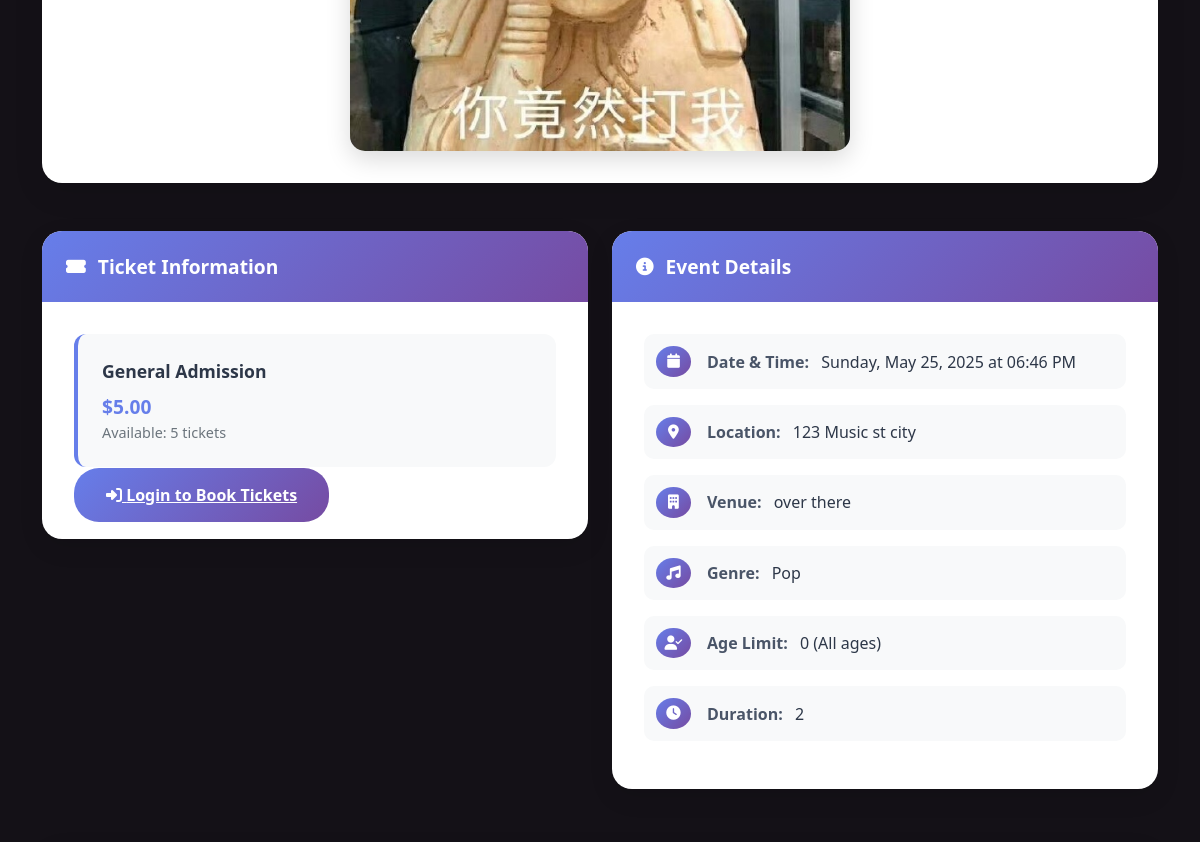
Before: /events/1 (middle part) with the older database file.
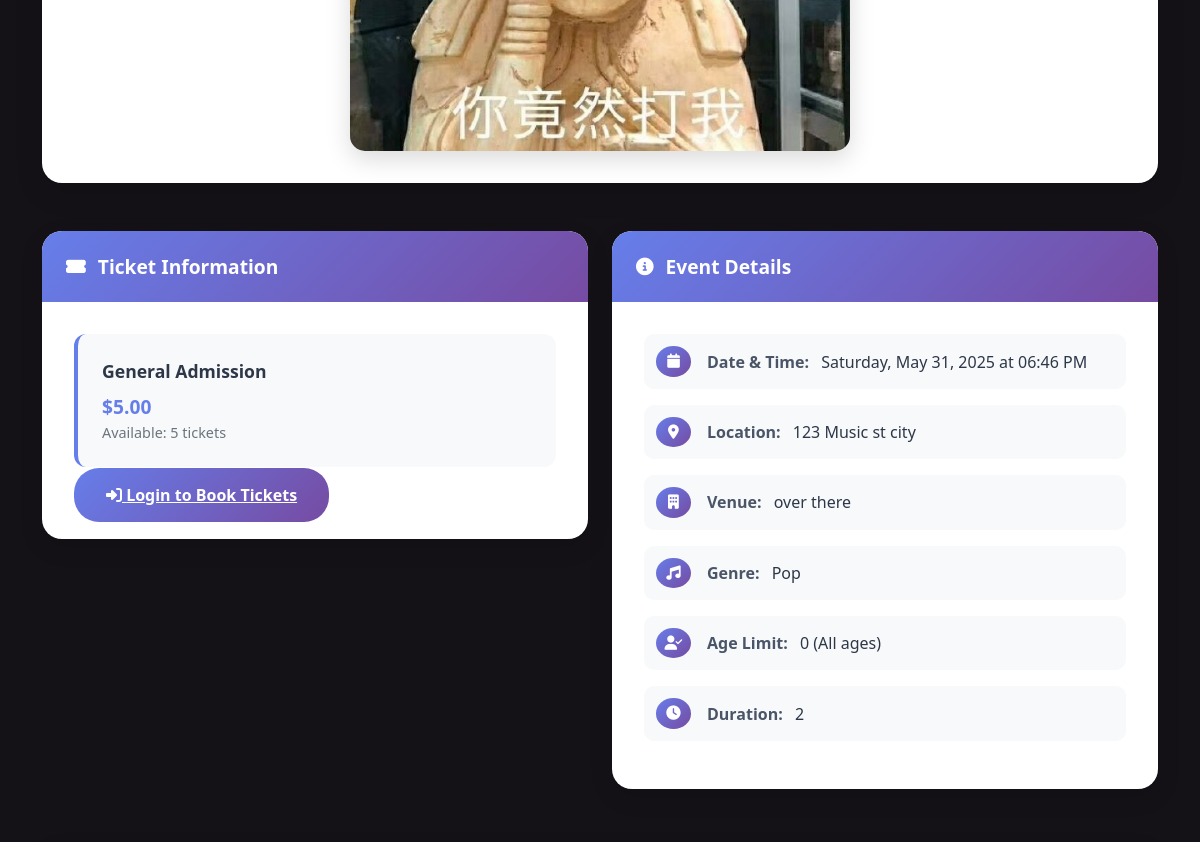
After: the same page with the newer database file.
### website/models.py (models this page shows, shortened)
class Event(db.Model):
    __tablename__ = 'events'
    id = db.Column(db.Integer, primary_key=True)  # Unique identifier for the event
    name = db.Column(db.String(120), index=True, nullable=False)  # Event name
    description = db.Column(db.Text, nullable=True)  # Optional detailed description of the event
    image_filename = db.Column(db.String(255), nullable=True)  # Filename of the event's image
    start_datetime = db.Column(db.DateTime, nullable=False)  # Combined start date and time for the event
    location = db.Column(db.String(100), nullable=False)  # General location of the event
    venue = db.Column(db.String(100), nullable=True)  # Specific venue name, optional
    genre_id = db.Column(db.Integer, db.ForeignKey('genres.id'), nullable=False)  # Reference to Genre table
    artist_info = db.Column(db.Text, nullable=True) # Information about the artist(s)
    status = db.Column(db.String(20), default='Open', nullable=False)  # Current status of the event (e.g., Open, Cancelled)
    age_limit = db.Column(db.Integer, nullable=True)
    length = db.Column(db.String(50), nullable=True)
    policies = db.Column(db.Text, nullable=True)
    facebook = db.Column(db.String(255), nullable=True)
    instagram = db.Column(db.String(255), nullable=True)
    twitter = db.Column(db.String(255), nullable=True)
    created_at = db.Column(db.DateTime, default=datetime.now)
    updated_at = db.Column(db.DateTime, default=datetime.now, onupdate=datetime.now)
    created_by = db.Column(db.Integer, db.ForeignKey('users.id'), nullable=False)
    ticket_types = db.relationship('ticket_type', backref='event', lazy='dynamic', cascade="all, delete-orphan")
    comments = db.relationship('Comment', backref='event', lazy='dynamic', cascade="all, delete-orphan")
    bookings = db.relationship('Booking', backref='event', lazy='dynamic', cascade="all, delete-orphan")
    @property
    def current_status(self):
        if self.status == 'Cancelled':
            return 'Cancelled'

### website/events.py (the view)
@eventbp.route('/<int:id>')
def details(id):
    event = db.session.query(Event).filter_by(id=id).first_or_404()
    cform = CommentForm()
    comments = event.comments.order_by(Comment.created_at.desc()).all()
    return render_template('events/eventDetails.html', event=event, form=cform, comments=comments)

### website/templates/events/eventDetails.html (shortened to what the changed rows need)
{% extends 'base.html' %}
{% from "bootstrap5/form.html" import render_form %}
{% block head %}
<link rel="stylesheet" href="{{ url_for('static', filename='style/eventDetails.css') }}">
{% endblock %}
{% block content %}
{% if event %}
<div class="container">
    <div class="event-image-section">
        <div class="event-image-container">
            {% if event.image_filename %}
                <img src="{{ url_for('static', filename=event.image_filename) }}"
                     class="event-image img-fluid"
                     alt="{{ event.name }} Image">
            {% else %}
                <div class="image-placeholder">
                    <i class="fas fa-music"></i>
                    <h5>No image available for this event</h5>
                    <p class="text-muted">Event details are available below</p>
                </div>
            {% endif %}
        </div>
    </div>
    <div class="row">
        <div class="col-lg-6 mb-4">
            <div class="content-card">
                <div class="content-card-header">
                    <h5><i class="fas fa-ticket-alt"></i> Ticket Information</h5>
                </div>
                <div class="content-card-body">
                    {% if event.ticket_types.all() %}
                        <ul class="ticket-list">
                            {% for ticket in event.ticket_types %}
                                <li class="ticket-item">
                                    <div class="ticket-type">{{ ticket.type_name }}</div>
                                    <div class="ticket-price">${{ "%.2f"|format(ticket.price) }}</div>
                                    <div class="ticket-availability">Available: {{ ticket.quantity_available }} tickets</div>
                                </li>
                            {% endfor %}
                        </ul>
                    {% else %}
                        <div class="text-center py-3">
                            <i class="fas fa-ticket-alt fa-3x text-muted mb-3"></i>
                            <p>Ticket information not yet available or this event might be free.</p>
                        </div>
                        {% endif %}
                        {% if current_user.is_authenticated %}
                            {% if event.current_status == 'Open' and event.ticket_types.all() %}
                            <a href="{{ url_for('event.book_tickets', id=event.id) }}" class="btn-book-tickets">
                                <i class="fas fa-shopping-cart"></i> Book Tickets</a>
                                {% else %}
                                <button class="btn-book-tickets" disabled style="opacity: 0.6; cursor: not-allowed;">
                                    <i class="fas fa-ban"></i>
                                    {% if event.current_status == 'Sold Out' %}Sold Out
                                    {% elif event.current_status == 'Cancelled' %}Event Cancelled
                                    {% elif event.current_status == 'Completed' %}Event Completed
                                    {% elif event.current_status == 'Inactive' %}Event Expired
                                    {% else %}Not Available
                                    {% endif %}
                                </button>
                                {% endif %}
                        {% else %}
                        <a href="{{ url_for('auth.login', next=request.url) }}" class="btn-book-tickets">
                            <i class="fas fa-sign-in-alt"></i> Login to Book Tickets
                        </a>
                        {% endif %}
                </div>
            </div>
        </div>
        <div class="col-lg-6 mb-4">
            <div class="content-card">
                <div class="content-card-header">
                    <h5><i class="fas fa-info-circle"></i> Event Details</h5>
                </div>
                <div class="content-card-body">
                    <div class="detail-item">
                        <div class="detail-icon">
                            <i class="fas fa-calendar"></i>
                        </div>
                        <div>
                            <span class="detail-label">Date & Time:</span>
                            <span class="detail-value">
                                {{ event.start_datetime.strftime('%A, %B %d, %Y at %I:%M %p') if event.start_datetime else 'N/A' }}
                            </span>
                        </div>
                    </div>
                    <div class="detail-item">
                        <div class="detail-icon">
                            <i class="fas fa-map-marker-alt"></i>
                        </div>
                        <div>
                            <span class="detail-label">Location:</span>
                            <span class="detail-value">{{ event.location | default('N/A') }}</span>
                        </div>
                    </div>
                    {% if event.venue %}
                        <div class="detail-item">
                            <div class="detail-icon">
                                <i class="fas fa-building"></i>
                            </div>
                            <div>
                                <span class="detail-label">Venue:</span>
                                <span class="detail-value">{{ event.venue }}</span>
                            </div>
                        </div>
                    {% endif %}
                                            {% if event.genre_info %}
                        <div class="detail-item">
                            <div class="detail-icon">
                                <i class="fas fa-music"></i>
                            </div>
                            <div>
                                <span class="detail-label">Genre:</span>
                                <span class="detail-value">{{ event.genre_info.name }}</span>
                            </div>
                        </div>
                        {% endif %}
                    {% if event.age_limit is not none %}
                        <div class="detail-item">
                            <div class="detail-icon">
                                <i class="fas fa-user-check"></i>
                            </div>
                            <div>
                                <span class="detail-label">Age Limit:</span>
                                <span class="detail-value">{{ event.age_limit }}{{ '+' if event.age_limit > 0 else ' (All ages)' }}</span>
                            </div>
                        </div>
                    {% endif %}
                    {% if event.length %}
                        <div class="detail-item">
                            <div class="detail-icon">
                                <i class="fas fa-clock"></i>
                            </div>
                            <div>
                                <span class="detail-label">Duration:</span>
                                <span class="detail-value">{{ event.length }}</span>
                            </div>
                        </div>
                    {% endif %}
                </div>
            </div>
        </div>
    </div>
</div>
{% endif %}
{% endblock %}

Changed rows visible on the page:
changed Event "123 Music st city": start_datetime "Sunday, May 25, 2025 at 06:46 PM" → "Saturday, May 31, 2025 at 06:46 PM"
